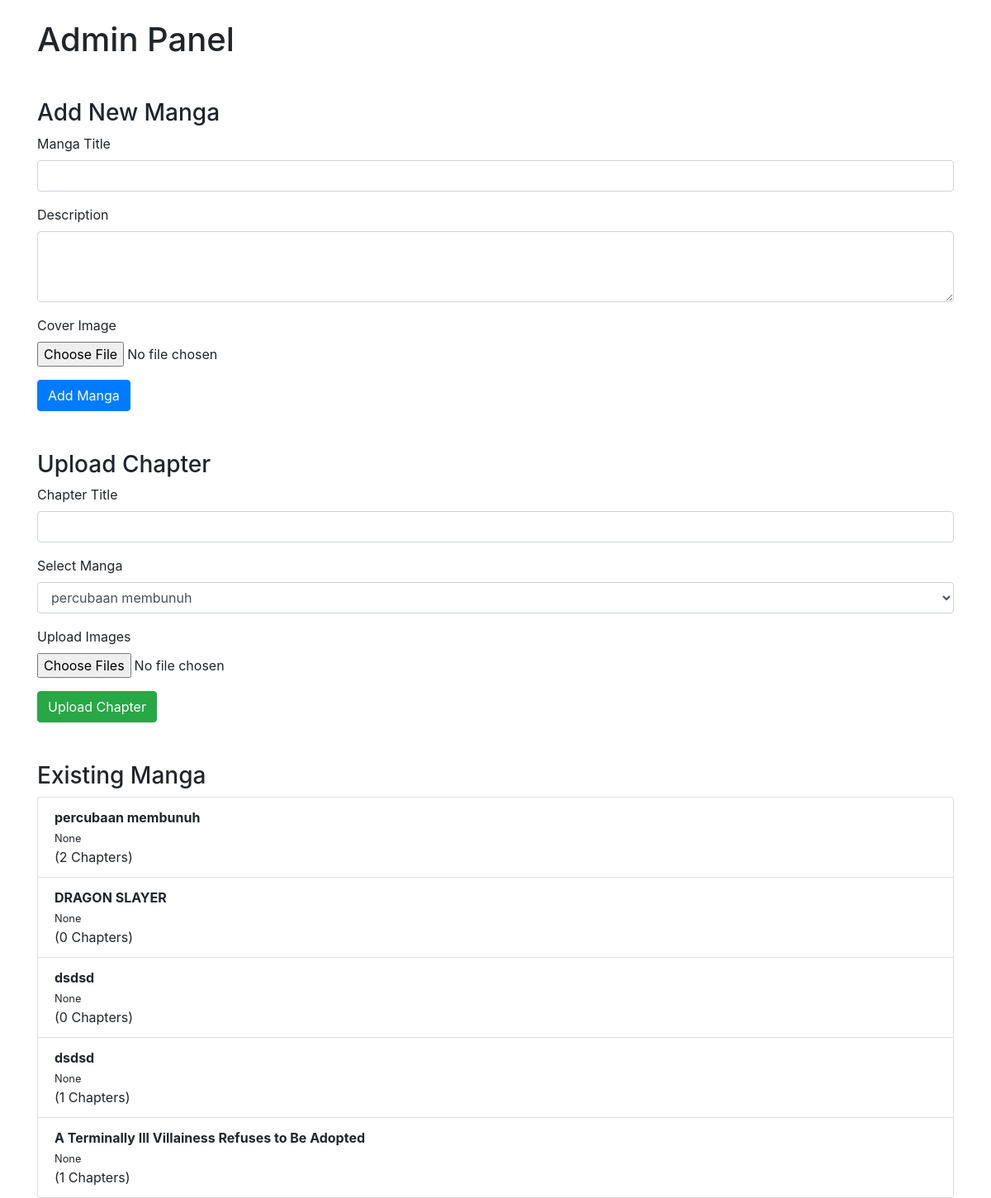
The page /admin on the database its author committed.
### models.py (models this page shows)
class Manga(db.Model):
    id = db.Column(db.Integer, primary_key=True)
    title = db.Column(db.String(100), nullable=False)
    created_at = db.Column(db.DateTime, default=datetime.utcnow)
    chapters = db.relationship('Chapter', backref='manga', lazy=True, cascade="all, delete")
    cover_image = db.Column(db.String(255))
    description = db.Column(db.Text)  # 👈 Add this

### app.py (the view)
@app.route('/admin')
def admin_panel():
    mangas = Manga.query.all()
    return render_template('admin.html', mangas=mangas)

### templates/admin.html (shortened to what this page needs)
<!DOCTYPE html>
<html lang="en">
<head>
    <link rel="stylesheet" href="{{ url_for('static', filename='css/bootstrap.min.css') }}">
</head>
<body class="container mt-4">
    <h1>Admin Panel</h1>
<h3 class="mt-5">Add New Manga</h3>
<form method="POST" action="{{ url_for('add_manga') }}" enctype="multipart/form-data">
    <div class="form-group">
        <label for="mangaTitle">Manga Title</label>
        <input type="text" class="form-control" id="mangaTitle" name="title" required>
    </div>
    <div class="form-group">
        <label for="mangaDescription">Description</label>
        <textarea class="form-control" id="mangaDescription" name="description" rows="3"></textarea>
    </div>
    <div class="form-group">
        <label for="coverUpload">Cover Image</label>
        <input type="file" class="form-control-file" id="coverUpload" name="cover_image" accept="image/*" required>
    </div>
    <button type="submit" class="btn btn-primary">Add Manga</button>
</form>
    <h3 class="mt-5">Upload Chapter</h3>
    <form method="POST" action="{{ url_for('upload_chapter') }}" enctype="multipart/form-data">
        <div class="form-group">
            <label for="chapterTitle">Chapter Title</label>
            <input type="text" class="form-control" id="chapterTitle" name="title" required>
        </div>
        <div class="form-group">
            <label for="mangaSelect">Select Manga</label>
            <select class="form-control" id="mangaSelect" name="manga_id" required>
                {% for manga in mangas %}
                    <option value="{{ manga.id }}">{{ manga.title }}</option>
                {% endfor %}
            </select>
        </div>
        <div class="form-group">
            <label for="imageUpload">Upload Images</label>
            <input type="file" class="form-control-file" id="imageUpload" name="images" multiple required>
        </div>
        <button type="submit" class="btn btn-success">Upload Chapter</button>
    </form>
    <h3 class="mt-5">Existing Manga</h3>
    <ul class="list-group">
        {% for manga in mangas %}
            <li class="list-group-item">
                <strong>{{ manga.title }}</strong><br>
                <small>{{ manga.description }}</small><br>
                ({{ manga.chapters|length }} Chapters)
            </li>
        {% endfor %}
    </ul>
</body>
</html>

### rows shown on the page
Manga: title "percubaan membunuh", description "None", chapters|length "2"
Manga: title "DRAGON SLAYER", description "None", chapters|length "0"
Manga: title "dsdsd", description "None", chapters|length "0"
Manga: title "dsdsd", description "None", chapters|length "1"
Manga: title "A Terminally Ill Villainess Refuses to Be Adopted", description "None", chapters|length "1"

### other values the page prints
form field manga_id "percubaan membunuh"
